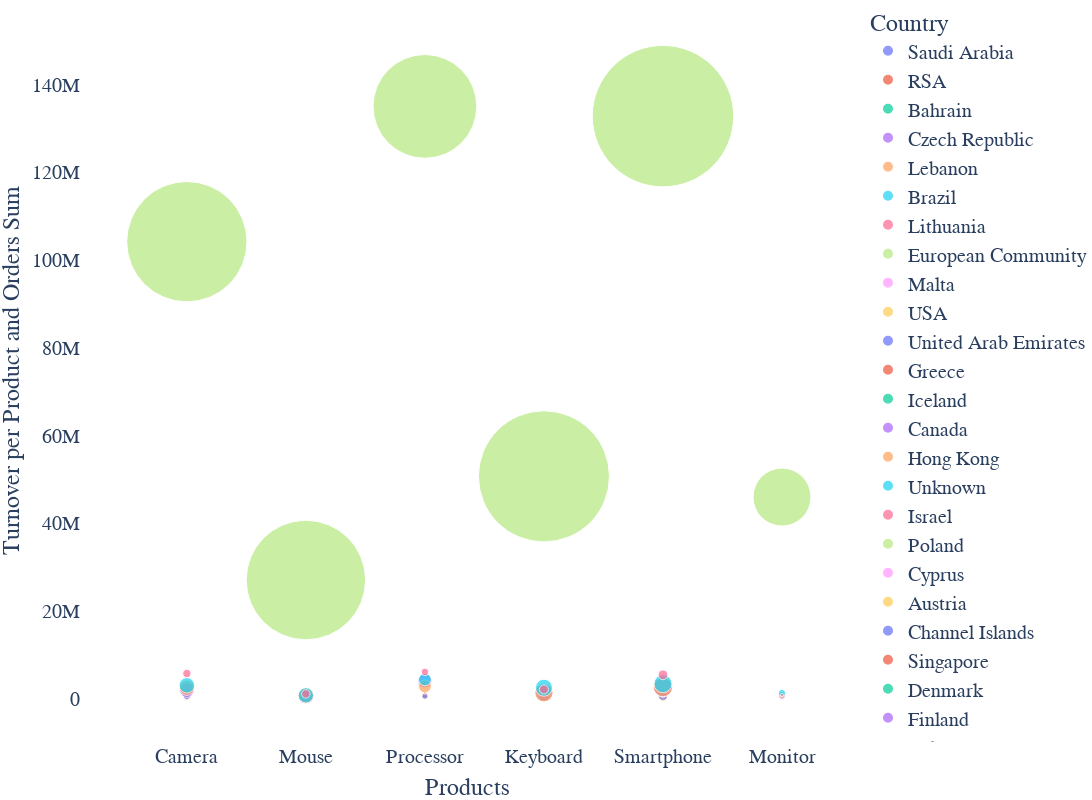

Notebook cell for this chart:
### Code cell
fig = px.scatter(df, x="product", y="total_sales", color = 'Country',
	         size="orders",
                 hover_name="Country", size_max=100)
fig.update_xaxes(
     title_text = 'Products',
     showline = False, showgrid = False
     )
fig.update_yaxes(
     title_text = 'Turnover per Product and Orders Sum',
     showline = False, showgrid = False
     )
fig.update_layout(
     plot_bgcolor='rgba(0,0,0,0)',
     width=1800,
     height=800,
     margin={"r":0,"t":0,"l":0,"b":0},
     showlegend = True,
     font_family = "Switzerland",
     font_size=20)
fig.show()

### Figure 1 — Plotly figure (JSON) as saved in the notebook; plotly's stock layout.template omitted (floating-point values rounded to 4 significant figures)
{"data": [{"hovertemplate": "<b>%{hovertext}</b><br><br>Country=Saudi Arabia<br>product=%{x}<br>total_sales=%{y}<br>orders=%{marker.size}<extra></extra>", "hovertext": ["Saudi Arabia", "Saudi Arabia", "Saudi Arabia", "Saudi Arabia", "Saudi Arabia"], "legendgroup": "Saudi Arabia", "marker": {"color": "#636efa", "size": [1, 2, 1, 2, 3], "sizemode": "area", "sizeref": 12.14, "symbol": "circle"}, "mode": "markers", "name": "Saudi Arabia", "orientation": "v", "showlegend": true, "type": "scatter", "x": ["Camera", "Mouse", "Processor", "Keyboard", "Smartphone"], "xaxis": "x", "y": [160.0, 407.3, 1020.0, 1080.0, 4680.0], "yaxis": "y"}, {"hovertemplate": "<b>%{hovertext}</b><br><br>Country=RSA<br>product=%{x}<br>total_sales=%{y}<br>orders=%{marker.size}<extra></extra>", "hovertext": ["RSA", "RSA", "RSA", "RSA", "RSA", "RSA"], "legendgroup": "RSA", "marker": {"color": "#EF553B", "size": [6, 7, 14, 3, 8, 19], "sizemode": "area", "sizeref": 12.14, "symbol": "circle"}, "mode": "markers", "name": "RSA", "orientation": "v", "showlegend": true, "type": "scatter", "x": ["Camera", "Keyboard", "Mouse", "Monitor", "Processor", "Smartphone"], "xaxis": "x", "y": [764.4, 831.7, 1731.0, 2673.0, 5351.0, 15540.0], "yaxis": "y"}, {"hovertemplate": "<b>%{hovertext}</b><br><br>Country=Bahrain<br>product=%{x}<br>total_sales=%{y}<br>orders=%{marker.size}<extra></extra>", "hovertext": ["Bahrain", "Bahrain", "Bahrain", "Bahrain", "Bahrain"], "legendgroup": "Bahrain", "marker": {"color": "#00cc96", "size": [2, 2, 3, 5, 6], "sizemode": "area", "sizeref": 12.14, "symbol": "circle"}, "mode": "markers", "name": "Bahrain", "orientation": "v", "showlegend": true, "type": "scatter", "x": ["Mouse", "Smartphone", "Monitor", "Keyboard", "Camera"], "xaxis": "x", "y": [1002.0, 1455.0, 3406.0, 5486.0, 28920.0], "yaxis": "y"}, {"hovertemplate": "<b>%{hovertext}</b><br><br>Country=Czech Republic<br>product=%{x}<br>total_sales=%{y}<br>orders=%{marker.size}<extra></extra>", "hovertext": ["Czech Republic", "Czech Republic", "Czech Republic", "Czech Republic", "Czech Republic", "Czech Republic"], "legendgroup": "Czech Republic", "marker": {"color": "#ab63fa", "size": [2, 5, 4, 4, 7, 2], "sizemode": "area", "sizeref": 12.14, "symbol": "circle"}, "mode": "markers", "name": "Czech Republic", "orientation": "v", "showlegend": true, "type": "scatter", "x": ["Camera", "Keyboard", "Mouse", "Monitor", "Smartphone", "Processor"], "xaxis": "x", "y": [1227.0, 3861.0, 8570.0, 11120.0, 16520.0, 46900.0], "yaxis": "y"}, {"hovertemplate": "<b>%{hovertext}</b><br><br>Country=Lebanon<br>product=%{x}<br>total_sales=%{y}<br>orders=%{marker.size}<extra></extra>", "hovertext": ["Lebanon", "Lebanon", "Lebanon", "Lebanon", "Lebanon", "Lebanon"], "legendgroup": "Lebanon", "marker": {"color": "#FFA15A", "size": [7, 9, 5, 1, 10, 13], "sizemode": "area", "sizeref": 12.14, "symbol": "circle"}, "mode": "markers", "name": "Lebanon", "orientation": "v", "showlegend": true, "type": "scatter", "x": ["Mouse", "Keyboard", "Processor", "Monitor", "Camera", "Smartphone"], "xaxis": "x", "y": [1228.0, 1992.0, 4792.0, 5985, 10230.0, 20060.0], "yaxis": "y"}, {"hovertemplate": "<b>%{hovertext}</b><br><br>Country=Brazil<br>product=%{x}<br>total_sales=%{y}<br>orders=%{marker.size}<extra></extra>", "hovertext": ["Brazil", "Brazil", "Brazil", "Brazil", "Brazil", "Brazil"], "legendgroup": "Brazil", "marker": {"color": "#19d3f3", "size": [5, 2, 5, 5, 6, 9], "sizemode": "area", "sizeref": 12.14, "symbol": "circle"}, "mode": "markers", "name": "Brazil", "orientation": "v", "showlegend": true, "type": "scatter", "x": ["Mouse", "Monitor", "Keyboard", "Processor", "Smartphone", "Camera"], "xaxis": "x", "y": [1452.0, 1896.0, 1912.0, 10410.0, 11530.0, 17980.0], "yaxis": "y"}, {"hovertemplate": "<b>%{hovertext}</b><br><br>Country=Lithuania<br>product=%{x}<br>total_sales=%{y}<br>orders=%{marker.size}<extra></extra>", "hovertext": ["Lithuania", "Lithuania", "Lithuania", "Lithuania", "Lithuania", "Lithuania"], "legendgroup": "Lithuania", "marker": {"color": "#FF6692", "size": [6, 8, 1, 6, 6, 8], "sizemode": "area", "sizeref": 12.14, "symbol": "circle"}, "mode": "markers", "name": "Lithuania", "orientation": "v", "showlegend": true, "type": "scatter", "x": ["Mouse", "Keyboard", "Monitor", "Processor", "Camera", "Smartphone"], "xaxis": "x", "y": [1482.0, 3288.0, 4739.0, 10240.0, 14030.0, 26330.0], "yaxis": "y"}, {"hovertemplate": "<b>%{hovertext}</b><br><br>Country=European Community<br>product=%{x}<br>total_sales=%{y}<br>orders=%{marker.size}<extra></extra>", "hovertext": ["European Community", "European Community", "European Community", "European Community", "European Community", "European Community"], "legendgroup": "European Community", "marker": {"color": "#B6E880", "size": [9, 11, 15, 3, 2, 17], "sizemode": "area", "sizeref": 12.14, "symbol": "circle"}, "mode": "markers", "name": "European Community", "orientation": "v", "showlegend": true, "type": "scatter", "x": ["Mouse", "Smartphone", "Keyboard", "Processor", "Monitor", "Camera"], "xaxis": "x", "y": [2282.0, 3298.0, 4442.0, 4730.0, 5267.0, 40170.0], "yaxis": "y"}, {"hovertemplate": "<b>%{hovertext}</b><br><br>Country=Malta<br>product=%{x}<br>total_sales=%{y}<br>orders=%{marker.size}<extra></extra>", "hovertext": ["Malta", "Malta", "Malta", "Malta", "Malta", "Malta"], "legendgroup": "Malta", "marker": {"color": "#FF97FF", "size": [4, 20, 25, 13, 23, 24], "sizemode": "area", "sizeref": 12.14, "symbol": "circle"}, "mode": "markers", "name": "Malta", "orientation": "v", "showlegend": true, "type": "scatter", "x": ["Monitor", "Keyboard", "Mouse", "Processor", "Camera", "Smartphone"], "xaxis": "x", "y": [2335.0, 5753.0, 8242.0, 20440.0, 45810.0, 46990.0], "yaxis": "y"}, {"hovertemplate": "<b>%{hovertext}</b><br><br>Country=USA<br>product=%{x}<br>total_sales=%{y}<br>orders=%{marker.size}<extra></extra>", "hovertext": ["USA", "USA", "USA", "USA", "USA", "USA"], "legendgroup": "USA", "marker": {"color": "#FECB52", "size": [4, 33, 44, 38, 21, 39], "sizemode": "area", "sizeref": 12.14, "symbol": "circle"}, "mode": "markers", "name": "USA", "orientation": "v", "showlegend": true, "type": "scatter", "x": ["Monitor", "Mouse", "Keyboard", "Smartphone", "Processor", "Camera"], "xaxis": "x", "y": [6037.0, 9061.0, 18050.0, 32300.0, 94140.0, 108900.0], "yaxis": "y"}, {"hovertemplate": "<b>%{hovertext}</b><br><br>Country=United Arab Emirates<br>product=%{x}<br>total_sales=%{y}<br>orders=%{marker.size}<extra></extra>", "hovertext": ["United Arab Emirates", "United Arab Emirates", "United Arab Emirates", "United Arab Emirates", "United Arab Emirates", "United Arab Emirates"], "legendgroup": "United Arab Emirates", "marker": {"color": "#636efa", "size": [4, 12, 16, 4, 16, 14], "sizemode": "area", "sizeref": 12.14, "symbol": "circle"}, "mode": "markers", "name": "United Arab Emirates", "orientation": "v", "showlegend": true, "type": "scatter", "x": ["Monitor", "Mouse", "Keyboard", "Processor", "Camera", "Smartphone"], "xaxis": "x", "y": [6947.0, 7623.0, 11990.0, 12430.0, 19250.0, 21920.0], "yaxis": "y"}, {"hovertemplate": "<b>%{hovertext}</b><br><br>Country=Greece<br>product=%{x}<br>total_sales=%{y}<br>orders=%{marker.size}<extra></extra>", "hovertext": ["Greece", "Greece", "Greece", "Greece", "Greece", "Greece"], "legendgroup": "Greece", "marker": {"color": "#EF553B", "size": [6, 30, 30, 17, 35, 24], "sizemode": "area", "sizeref": 12.14, "symbol": "circle"}, "mode": "markers", "name": "Greece", "orientation": "v", "showlegend": true, "type": "scatter", "x": ["Monitor", "Mouse", "Keyboard", "Processor", "Smartphone", "Camera"], "xaxis": "x", "y": [9009.0, 9966.0, 13440.0, 25990.0, 26870.0, 50500.0], "yaxis": "y"}, {"hovertemplate": "<b>%{hovertext}</b><br><br>Country=Iceland<br>product=%{x}<br>total_sales=%{y}<br>orders=%{marker.size}<extra></extra>", "hovertext": ["Iceland", "Iceland", "Iceland", "Iceland", "Iceland", "Iceland"], "legendgroup": "Iceland", "marker": {"color": "#00cc96", "size": [27, 9, 29, 36, 42, 39], "sizemode": "area", "sizeref": 12.14, "symbol": "circle"}, "mode": "markers", "name": "Iceland", "orientation": "v", "showlegend": true, "type": "scatter", "x": ["Mouse", "Monitor", "Camera", "Keyboard", "Smartphone", "Processor"], "xaxis": "x", "y": [10410.0, 15600.0, 17430.0, 17560.0, 60010.0, 92090.0], "yaxis": "y"}, {"hovertemplate": "<b>%{hovertext}</b><br><br>Country=Canada<br>product=%{x}<br>total_sales=%{y}<br>orders=%{marker.size}<extra></extra>", "hovertext": ["Canada", "Canada", "Canada", "Canada", "Canada", "Canada"], "legendgroup": "Canada", "marker": {"color": "#ab63fa", "size": [27, 7, 36, 20, 30, 30], "sizemode": "area", "sizeref": 12.14, "symbol": "circle"}, "mode": "markers", "name": "Canada", "orientation": "v", "showlegend": true, "type": "scatter", "x": ["Mouse", "Monitor", "Smartphone", "Processor", "Keyboard", "Camera"], "xaxis": "x", "y": [11260.0, 24030.0, 29190.0, 42940.0, 47160.0, 71670.0], "yaxis": "y"}, {"hovertemplate": "<b>%{hovertext}</b><br><br>Country=Hong Kong<br>product=%{x}<br>total_sales=%{y}<br>orders=%{marker.size}<extra></extra>", "hovertext": ["Hong Kong", "Hong Kong", "Hong Kong", "Hong Kong", "Hong Kong", "Hong Kong"], "legendgroup": "Hong Kong", "marker": {"color": "#FFA15A", "size": [41, 13, 70, 74, 46, 38], "sizemode": "area", "sizeref": 12.14, "symbol": "circle"}, "mode": "markers", "name": "Hong Kong", "orientation": "v", "showlegend": true, "type": "scatter", "x": ["Mouse", "Monitor", "Keyboard", "Smartphone", "Processor", "Camera"], "xaxis": "x", "y": [12290.0, 34760.0, 51640.0, 95500.0, 109709, 135500.0], "yaxis": "y"}, {"hovertemplate": "<b>%{hovertext}</b><br><br>Country=Unknown<br>product=%{x}<br>total_sales=%{y}<br>orders=%{marker.size}<extra></extra>", "hovertext": ["Unknown", "Unknown", "Unknown", "Unknown", "Unknown", "Unknown"], "legendgroup": "Unknown", "marker": {"color": "#19d3f3", "size": [73, 17, 103, 105, 54, 94], "sizemode": "area", "sizeref": 12.14, "symbol": "circle"}, "mode": "markers", "name": "Unknown", "orientation": "v", "showlegend": true, "type": "scatter", "x": ["Mouse", "Monitor", "Keyboard", "Smartphone", "Processor", "Camera"], "xaxis": "x", "y": [13350.0, 26550.0, 39710.0, 48844, 82220.0, 106500.0], "yaxis": "y"}, {"hovertemplate": "<b>%{hovertext}</b><br><br>Country=Israel<br>product=%{x}<br>total_sales=%{y}<br>orders=%{marker.size}<extra></extra>", "hovertext": ["Israel", "Israel", "Israel", "Israel", "Israel", "Israel"], "legendgroup": "Israel", "marker": {"color": "#FF6692", "size": [8, 48, 69, 77, 38, 55], "sizemode": "area", "sizeref": 12.14, "symbol": "circle"}, "mode": "markers", "name": "Israel", "orientation": "v", "showlegend": true, "type": "scatter", "x": ["Monitor", "Mouse", "Keyboard", "Smartphone", "Processor", "Camera"], "xaxis": "x", "y": [14550.0, 20310.0, 67880.0, 89810.0, 122500.0, 192000.0], "yaxis": "y"}, {"hovertemplate": "<b>%{hovertext}</b><br><br>Country=Poland<br>product=%{x}<br>total_sales=%{y}<br>orders=%{marker.size}<extra></extra>", "hovertext": ["Poland", "Poland", "Poland", "Poland", "Poland", "Poland"], "legendgroup": "Poland", "marker": {"color": "#B6E880", "size": [13, 60, 80, 75, 53, 44], "sizemode": "area", "sizeref": 12.14, "symbol": "circle"}, "mode": "markers", "name": "Poland", "orientation": "v", "showlegend": true, "type": "scatter", "x": ["Monitor", "Mouse", "Smartphone", "Keyboard", "Camera", "Processor"], "xaxis": "x", "y": [15440.0, 22300.0, 38430.0, 53540.0, 62490.0, 179100.0], "yaxis": "y"}, {"hovertemplate": "<b>%{hovertext}</b><br><br>Country=Cyprus<br>product=%{x}<br>total_sales=%{y}<br>orders=%{marker.size}<extra></extra>", "hovertext": ["Cyprus", "Cyprus", "Cyprus", "Cyprus", "Cyprus", "Cyprus"], "legendgroup": "Cyprus", "marker": {"color": "#FF97FF", "size": [104, 137, 27, 130, 69, 146], "sizemode": "area", "sizeref": 12.14, "symbol": "circle"}, "mode": "markers", "name": "Cyprus", "orientation": "v", "showlegend": true, "type": "scatter", "x": ["Mouse", "Keyboard", "Monitor", "Smartphone", "Processor", "Camera"], "xaxis": "x", "y": [22600.0, 50900.0, 91510.0, 178300.0, 194300.0, 317100.0], "yaxis": "y"}, {"hovertemplate": "<b>%{hovertext}</b><br><br>Country=Austria<br>product=%{x}<br>total_sales=%{y}<br>orders=%{marker.size}<extra></extra>", "hovertext": ["Austria", "Austria", "Austria", "Austria", "Austria", "Austria"], "legendgroup": "Austria", "marker": {"color": "#FECB52", "size": [14, 65, 93, 96, 41, 75], "sizemode": "area", "sizeref": 12.14, "symbol": "circle"}, "mode": "markers", "name": "Austria", "orientation": "v", "showlegend": true, "type": "scatter", "x": ["Monitor", "Mouse", "Smartphone", "Keyboard", "Processor", "Camera"], "xaxis": "x", "y": [27110.0, 31520.0, 65920.0, 69570.0, 98740.0, 143100.0], "yaxis": "y"}, {"hovertemplate": "<b>%{hovertext}</b><br><br>Country=Channel Islands<br>product=%{x}<br>total_sales=%{y}<br>orders=%{marker.size}<extra></extra>", "hovertext": ["Channel Islands", "Channel Islands", "Channel Islands", "Channel Islands", "Channel Islands", "Channel Islands"], "legendgroup": "Channel Islands", "marker": {"color": "#636efa", "size": [124, 33, 112, 155, 110, 213], "sizemode": "area", "sizeref": 12.14, "symbol": "circle"}, "mode": "markers", "name": "Channel Islands", "orientation": "v", "showlegend": true, "type": "scatter", "x": ["Mouse", "Monitor", "Camera", "Keyboard", "Processor", "Smartphone"], "xaxis": "x", "y": [33380.0, 76380.0, 99280.0, 114500.0, 243100.0, 418900.0], "yaxis": "y"}, {"hovertemplate": "<b>%{hovertext}</b><br><br>Country=Singapore<br>product=%{x}<br>total_sales=%{y}<br>orders=%{marker.size}<extra></extra>", "hovertext": ["Singapore", "Singapore", "Singapore", "Singapore", "Singapore", "Singapore"], "legendgroup": "Singapore", "marker": {"color": "#EF553B", "size": [38, 7, 52, 44, 41, 37], "sizemode": "area", "sizeref": 12.14, "symbol": "circle"}, "mode": "markers", "name": "Singapore", "orientation": "v", "showlegend": true, "type": "scatter", "x": ["Mouse", "Monitor", "Keyboard", "Smartphone", "Processor", "Camera"], "xaxis": "x", "y": [33970.0, 35120.0, 49300.0, 108100.0, 206800.0, 302700.0], "yaxis": "y"}, {"hovertemplate": "<b>%{hovertext}</b><br><br>Country=Denmark<br>product=%{x}<br>total_sales=%{y}<br>orders=%{marker.size}<extra></extra>", "hovertext": ["Denmark", "Denmark", "Denmark", "Denmark", "Denmark", "Denmark"], "legendgroup": "Denmark", "marker": {"color": "#00cc96", "size": [9, 63, 88, 64, 95, 48], "sizemode": "area", "sizeref": 12.14, "symbol": "circle"}, "mode": "markers", "name": "Denmark", "orientation": "v", "showlegend": true, "type": "scatter", "x": ["Monitor", "Mouse", "Keyboard", "Camera", "Smartphone", "Processor"], "xaxis": "x", "y": [37370.0, 38270.0, 108000.0, 136000.0, 145100.0, 193500.0], "yaxis": "y"}, {"hovertemplate": "<b>%{hovertext}</b><br><br>Country=Finland<br>product=%{x}<br>total_sales=%{y}<br>orders=%{marker.size}<extra></extra>", "hovertext": ["Finland", "Finland", "Finland", "Finland", "Finland", "Finland"], "legendgroup": "Finland", "marker": {"color": "#ab63fa", "size": [101, 22, 160, 102, 167, 96], "sizemode": "area", "sizeref": 12.14, "symbol": "circle"}, "mode": "markers", "name": "Finland", "orientation": "v", "showlegend": true, "type": "scatter", "x": ["Mouse", "Monitor", "Keyboard", "Camera", "Smartphone", "Processor"], "xaxis": "x", "y": [39520.0, 87460.0, 139400.0, 167200.0, 180800.0, 440700.0], "yaxis": "y"}, {"hovertemplate": "<b>%{hovertext}</b><br><br>Country=Italy<br>product=%{x}<br>total_sales=%{y}<br>orders=%{marker.size}<extra></extra>", "hovertext": ["Italy", "Italy", "Italy", "Italy", "Italy", "Italy"], "legendgroup": "Italy", "marker": {"color": "#FFA15A", "size": [132, 30, 152, 211, 123, 87], "sizemode": "area", "sizeref": 12.14, "symbol": "circle"}, "mode": "markers", "name": "Italy", "orientation": "v", "showlegend": true, "type": "scatter", "x": ["Mouse", "Monitor", "Keyboard", "Smartphone", "Camera", "Processor"], "xaxis": "x", "y": [55060.0, 55780.0, 104100.0, 182600.0, 214800.0, 349700.0], "yaxis": "y"}, {"hovertemplate": "<b>%{hovertext}</b><br><br>Country=Portugal<br>product=%{x}<br>total_sales=%{y}<br>orders=%{marker.size}<extra></extra>", "hovertext": ["Portugal", "Portugal", "Portugal", "Portugal", "Portugal", "Portugal"], "legendgroup": "Portugal", "marker": {"color": "#19d3f3", "size": [255, 46, 306, 357, 260, 247], "sizemode": "area", "sizeref": 12.14, "symbol": "circle"}, "mode": "markers", "name": "Portugal", "orientation": "v", "showlegend": true, "type": "scatter", "x": ["Mouse", "Monitor", "Keyboard", "Smartphone", "Camera", "Processor"], "xaxis": "x", "y": [85630.0, 93350.0, 172500.0, 346200.0, 412100.0, 565600.0], "yaxis": "y"}, {"hovertemplate": "<b>%{hovertext}</b><br><br>Country=Japan<br>product=%{x}<br>total_sales=%{y}<br>orders=%{marker.size}<extra></extra>", "hovertext": ["Japan", "Japan", "Japan", "Japan", "Japan", "Japan"], "legendgroup": "Japan", "marker": {"color": "#FF6692", "size": [46, 17, 46, 74, 80, 58], "sizemode": "area", "sizeref": 12.14, "symbol": "circle"}, "mode": "markers", "name": "Japan", "orientation": "v", "showlegend": true, "type": "scatter", "x": ["Mouse", "Monitor", "Camera", "Smartphone", "Keyboard", "Processor"], "xaxis": "x", "y": [86740.0, 277700.0, 345600.0, 397200.0, 679500.0, 1259000.0], "yaxis": "y"}, {"hovertemplate": "<b>%{hovertext}</b><br><br>Country=Norway<br>product=%{x}<br>total_sales=%{y}<br>orders=%{marker.size}<extra></extra>", "hovertext": ["Norway", "Norway", "Norway", "Norway", "Norway", "Norway"], "legendgroup": "Norway", "marker": {"color": "#B6E880", "size": [207, 54, 205, 266, 185, 135], "sizemode": "area", "sizeref": 12.14, "symbol": "circle"}, "mode": "markers", "name": "Norway", "orientation": "v", "showlegend": true, "type": "scatter", "x": ["Mouse", "Monitor", "Keyboard", "Smartphone", "Camera", "Processor"], "xaxis": "x", "y": [107300.0, 185100.0, 235900.0, 342200.0, 408400.0, 459700.0], "yaxis": "y"}, {"hovertemplate": "<b>%{hovertext}</b><br><br>Country=Spain<br>product=%{x}<br>total_sales=%{y}<br>orders=%{marker.size}<extra></extra>", "hovertext": ["Spain", "Spain", "Spain", "Spain", "Spain", "Spain"], "legendgroup": "Spain", "marker": {"color": "#FF97FF", "size": [379, 103, 534, 456, 644, 305], "sizemode": "area", "sizeref": 12.14, "symbol": "circle"}, "mode": "markers", "name": "Spain", "orientation": "v", "showlegend": true, "type": "scatter", "x": ["Mouse", "Monitor", "Keyboard", "Camera", "Smartphone", "Processor"], "xaxis": "x", "y": [113300.0, 189000.0, 303100.0, 665900.0, 670300.0, 735600.0], "yaxis": "y"}, {"hovertemplate": "<b>%{hovertext}</b><br><br>Country=Belgium<br>product=%{x}<br>total_sales=%{y}<br>orders=%{marker.size}<extra></extra>", "hovertext": ["Belgium", "Belgium", "Belgium", "Belgium", "Belgium", "Belgium"], "legendgroup": "Belgium", "marker": {"color": "#FECB52", "size": [351, 61, 386, 530, 340, 267], "sizemode": "area", "sizeref": 12.14, "symbol": "circle"}, "mode": "markers", "name": "Belgium", "orientation": "v", "showlegend": true, "type": "scatter", "x": ["Mouse", "Monitor", "Keyboard", "Smartphone", "Camera", "Processor"], "xaxis": "x", "y": [117300.0, 231800.0, 360400.0, 520800.0, 532500.0, 676300.0], "yaxis": "y"}, {"hovertemplate": "<b>%{hovertext}</b><br><br>Country=Switzerland<br>product=%{x}<br>total_sales=%{y}<br>orders=%{marker.size}<extra></extra>", "hovertext": ["Switzerland", "Switzerland", "Switzerland", "Switzerland", "Switzerland", "Switzerland"], "legendgroup": "Switzerland", "marker": {"color": "#636efa", "size": [359, 81, 449, 213, 499, 333], "sizemode": "area", "sizeref": 12.14, "symbol": "circle"}, "mode": "markers", "name": "Switzerland", "orientation": "v", "showlegend": true, "type": "scatter", "x": ["Mouse", "Monitor", "Keyboard", "Processor", "Smartphone", "Camera"], "xaxis": "x", "y": [164800.0, 213000.0, 354400.0, 608100.0, 674900.0, 704800.0], "yaxis": "y"}, {"hovertemplate": "<b>%{hovertext}</b><br><br>Country=Sweden<br>product=%{x}<br>total_sales=%{y}<br>orders=%{marker.size}<extra></extra>", "hovertext": ["Sweden", "Sweden", "Sweden", "Sweden", "Sweden", "Sweden"], "legendgroup": "Sweden", "marker": {"color": "#EF553B", "size": [71, 13, 108, 123, 64, 50], "sizemode": "area", "sizeref": 12.14, "symbol": "circle"}, "mode": "markers", "name": "Sweden", "orientation": "v", "showlegend": true, "type": "scatter", "x": ["Mouse", "Monitor", "Keyboard", "Smartphone", "Camera", "Processor"], "xaxis": "x", "y": [264500.0, 364000.0, 621500.0, 681400.0, 1074000.0, 1343000.0], "yaxis": "y"}, {"hovertemplate": "<b>%{hovertext}</b><br><br>Country=Australia<br>product=%{x}<br>total_sales=%{y}<br>orders=%{marker.size}<extra></extra>", "hovertext": ["Australia", "Australia", "Australia", "Australia", "Australia", "Australia"], "legendgroup": "Australia", "marker": {"color": "#00cc96", "size": [208, 60, 317, 197, 230, 165], "sizemode": "area", "sizeref": 12.14, "symbol": "circle"}, "mode": "markers", "name": "Australia", "orientation": "v", "showlegend": true, "type": "scatter", "x": ["Mouse", "Monitor", "Smartphone", "Camera", "Keyboard", "Processor"], "xaxis": "x", "y": [394200.0, 633600.0, 1628000.0, 1696000.0, 1796000.0, 3451000.0], "yaxis": "y"}, {"hovertemplate": "<b>%{hovertext}</b><br><br>Country=France<br>product=%{x}<br>total_sales=%{y}<br>orders=%{marker.size}<extra></extra>", "hovertext": ["France", "France", "France", "France", "France", "France"], "legendgroup": "France", "marker": {"color": "#ab63fa", "size": [1392, 279, 1819, 1262, 2140, 1204], "sizemode": "area", "sizeref": 12.14, "symbol": "circle"}, "mode": "markers", "name": "France", "orientation": "v", "showlegend": true, "type": "scatter", "x": ["Mouse", "Monitor", "Keyboard", "Camera", "Smartphone", "Processor"], "xaxis": "x", "y": [547300.0, 635600.0, 1444000.0, 1974000.0, 2569000.0, 4070000.0], "yaxis": "y"}, {"hovertemplate": "<b>%{hovertext}</b><br><br>Country=UK<br>product=%{x}<br>total_sales=%{y}<br>orders=%{marker.size}<extra></extra>", "hovertext": ["UK", "UK", "UK", "UK", "UK", "UK"], "legendgroup": "UK", "marker": {"color": "#FFA15A", "size": [1576, 276, 2061, 1440, 2312, 1001], "sizemode": "area", "sizeref": 12.14, "symbol": "circle"}, "mode": "markers", "name": "UK", "orientation": "v", "showlegend": true, "type": "scatter", "x": ["Mouse", "Monitor", "Keyboard", "Camera", "Smartphone", "Processor"], "xaxis": "x", "y": [733700.0, 850800.0, 1390000.0, 2516000.0, 2719000.0, 2858000.0], "yaxis": "y"}, {"hovertemplate": "<b>%{hovertext}</b><br><br>Country=Ireland<br>product=%{x}<br>total_sales=%{y}<br>orders=%{marker.size}<extra></extra>", "hovertext": ["Ireland", "Ireland", "Ireland", "Ireland", "Ireland", "Ireland"], "legendgroup": "Ireland", "marker": {"color": "#19d3f3", "size": [1413, 314, 1753, 1461, 1973, 980], "sizemode": "area", "sizeref": 12.14, "symbol": "circle"}, "mode": "markers", "name": "Ireland", "orientation": "v", "showlegend": true, "type": "scatter", "x": ["Mouse", "Monitor", "Keyboard", "Camera", "Smartphone", "Processor"], "xaxis": "x", "y": [798300.0, 1330000.0, 2530000.0, 3075000.0, 3447000.0, 4401000.0], "yaxis": "y"}, {"hovertemplate": "<b>%{hovertext}</b><br><br>Country=Netherlands<br>product=%{x}<br>total_sales=%{y}<br>orders=%{marker.size}<extra></extra>", "hovertext": ["Netherlands", "Netherlands", "Netherlands", "Netherlands", "Netherlands", "Netherlands"], "legendgroup": "Netherlands", "marker": {"color": "#FF6692", "size": [54, 441, 489, 579, 417, 346], "sizemode": "area", "sizeref": 12.14, "symbol": "circle"}, "mode": "markers", "name": "Netherlands", "orientation": "v", "showlegend": true, "type": "scatter", "x": ["Monitor", "Mouse", "Keyboard", "Smartphone", "Camera", "Processor"], "xaxis": "x", "y": [903600.0, 1130000.0, 2149000.0, 5474000.0, 5777000.0, 6134000.0], "yaxis": "y"}, {"hovertemplate": "<b>%{hovertext}</b><br><br>Country=Germany<br>product=%{x}<br>total_sales=%{y}<br>orders=%{marker.size}<extra></extra>", "hovertext": ["Germany", "Germany", "Germany", "Germany", "Germany", "Germany"], "legendgroup": "Germany", "marker": {"color": "#B6E880", "size": [86535, 20382, 104233, 87824, 121362, 65283], "sizemode": "area", "sizeref": 12.14, "symbol": "circle"}, "mode": "markers", "name": "Germany", "orientation": "v", "showlegend": true, "type": "scatter", "x": ["Mouse", "Monitor", "Keyboard", "Camera", "Smartphone", "Processor"], "xaxis": "x", "y": [27090000.0, 45990000.0, 50710000.0, 104200000.0, 132800000.0, 135000000.0], "yaxis": "y"}], "layout": {"font": {"family": "Switzerland", "size": 20}, "height": 800, "legend": {"itemsizing": "constant", "title": {"text": "Country"}, "tracegroupgap": 0}, "margin": {"b": 0, "l": 0, "r": 0, "t": 0}, "plot_bgcolor": "rgba(0,0,0,0)", "showlegend": true, "width": 1800, "xaxis": {"anchor": "y", "domain": [0, 1], "showgrid": false, "showline": false, "title": {"text": "Products"}}, "yaxis": {"anchor": "x", "domain": [0, 1], "showgrid": false, "showline": false, "title": {"text": "Turnover per Product and Orders Sum"}}}}
